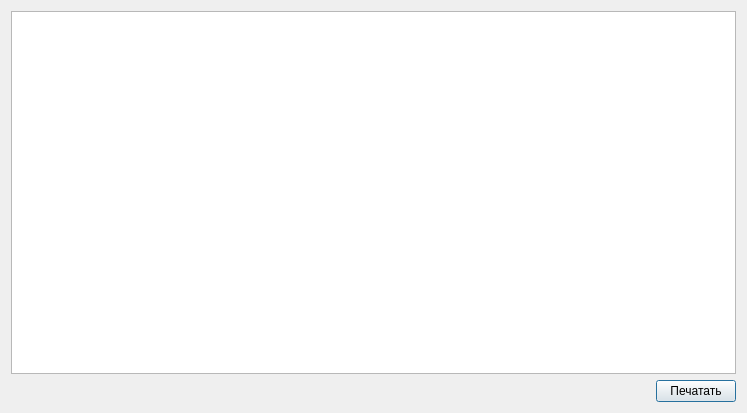
<?xml version="1.0" encoding="UTF-8"?>
<ui version="4.0">
 <class>PrintRequestDialog</class>
 <widget class="QDialog" name="PrintRequestDialog">
  <property name="geometry">
   <rect>
    <x>0</x>
    <y>0</y>
    <width>747</width>
    <height>413</height>
   </rect>
  </property>
  <property name="windowTitle">
   <string>Печать заявки</string>
  </property>
  <layout class="QVBoxLayout" name="verticalLayout">
   <item>
    <widget class="QTextBrowser" name="textBrowser"/>
   </item>
   <item>
    <layout class="QHBoxLayout" name="horizontalLayout">
     <item>
      <spacer name="horizontalSpacer">
       <property name="orientation">
        <enum>Qt::Horizontal</enum>
       </property>
       <property name="sizeHint" stdset="0">
        <size>
         <width>40</width>
         <height>20</height>
        </size>
       </property>
      </spacer>
     </item>
     <item>
      <widget class="QPushButton" name="printPushButton">
       <property name="text">
        <string>Печатать</string>
       </property>
       <property name="icon">
        <iconset resource="kcrm.qrc">
         <normaloff>:/images/printer-1.png</normaloff>:/images/printer-1.png</iconset>
       </property>
       <property name="iconSize">
        <size>
         <width>32</width>
         <height>32</height>
        </size>
       </property>
      </widget>
     </item>
    </layout>
   </item>
  </layout>
 </widget>
 <resources>
  <include location="kcrm.qrc"/>
 </resources>
 <connections/>
</ui>
